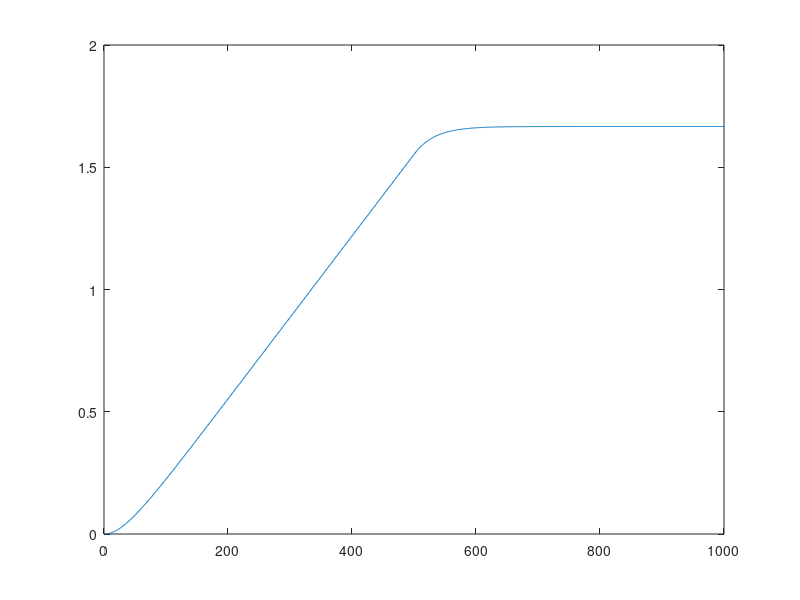
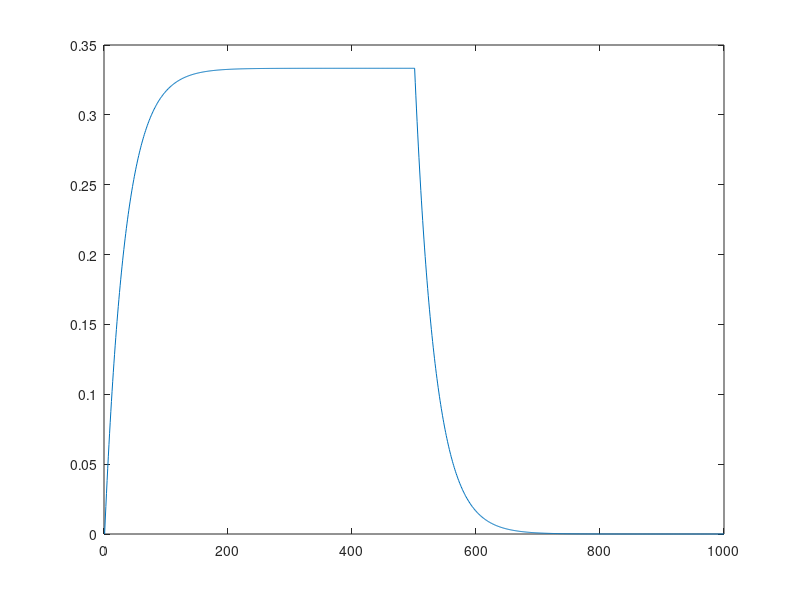

Recreate these plots in MATLAB, in order.
%this is testing the second order system

A=[0 1;0 -3];

B=[0;1];

LENGTH=1000;
x=zeros(2,LENGTH);

Ts=0.01;

u=zeros(1,LENGTH);
u(1:500)=1;

for i=1:LENGTH-1
    x(:,i+1)=x(:,i)+Ts*(A*x(:,i)+B*u(:,i));
end
figure(1);
plot(x(1,1:LENGTH));

figure(2);
plot(x(2,1:LENGTH));


